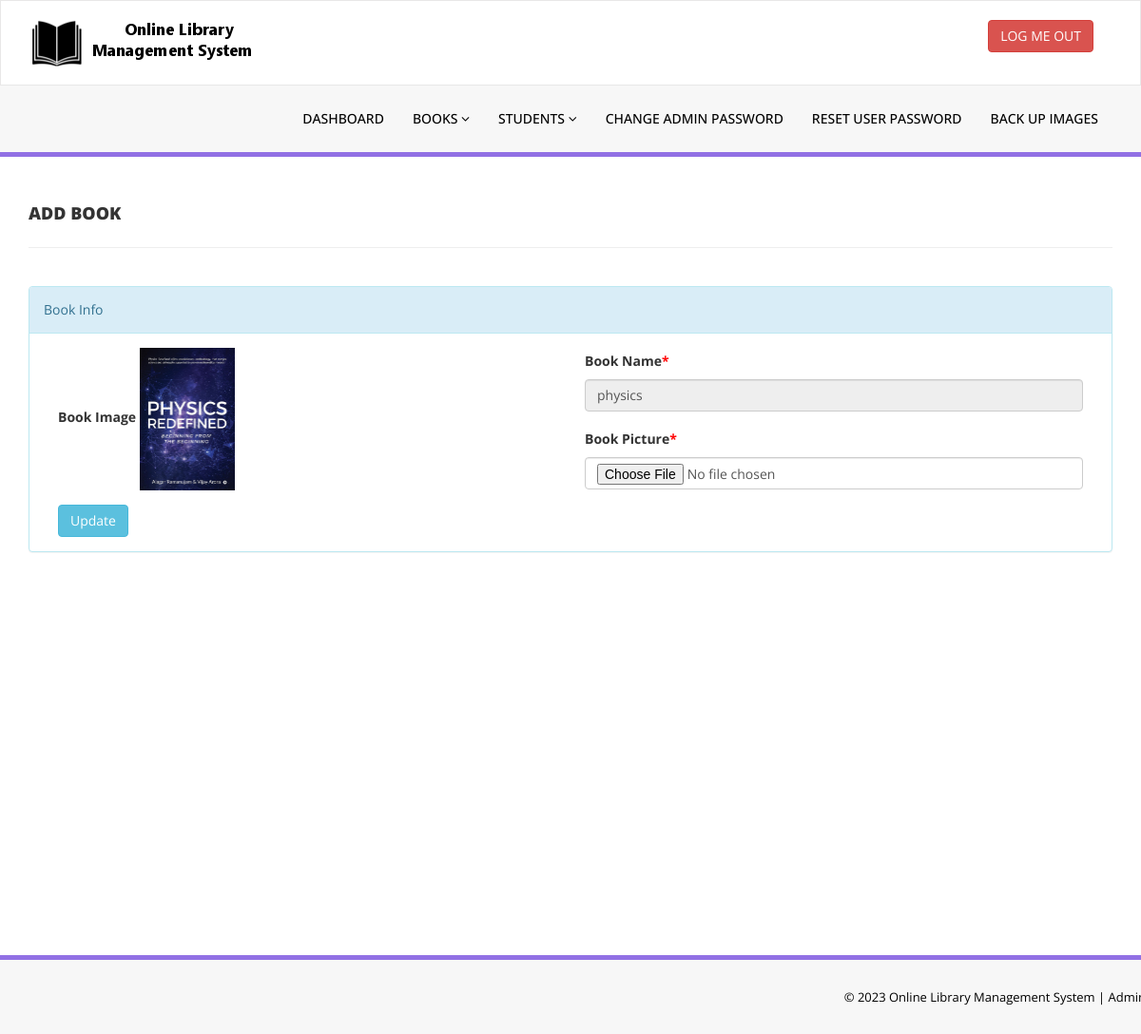
Page /admin/change-bookimg.php?bookid=3 (signed in) on the committed database.
### tables this page shows
CREATE TABLE `tblbooks` (
  `id` int(11) NOT NULL,
  `BookName` varchar(255) DEFAULT NULL,
  `CatId` int(11) DEFAULT NULL,
  `AuthorId` int(11) DEFAULT NULL,
  `ISBNNumber` varchar(25) DEFAULT NULL,
  `BookPrice` decimal(10,2) DEFAULT NULL,
  `bookImage` varchar(250) NOT NULL,
  `isIssued` int(1) DEFAULT NULL,
  `RegDate` timestamp NULL DEFAULT current_timestamp(),
  `UpdationDate` timestamp NULL DEFAULT NULL ON UPDATE current_timestamp()
);

### src/admin/change-bookimg.php (the view, shortened to what this page needs)
<?php
include('includes/config.php');
if(strlen($_SESSION['alogin'])==0)
    {
header('location:index.php');
}
else{
?>
<!DOCTYPE html>
<html xmlns="http://www.w3.org/1999/xhtml">
<head>
    <link href="assets/css/bootstrap.css" rel="stylesheet" />
    <link href="assets/css/font-awesome.css" rel="stylesheet" />
    <link href="assets/css/style.css" rel="stylesheet" />
</head>
<body>
<?php include('includes/header.php');?>
    <div class="content-wrapper">
         <div class="container">
        <div class="row pad-botm">
            <div class="col-md-12">
                <h4 class="header-line">Add Book</h4>
                            </div>
</div>
<div class="row">
<div class="col-md12 col-sm-12 col-xs-12">
<div class="panel panel-info">
<div class="panel-heading">
Book Info
</div>
<div class="panel-body">
<form role="form" method="post" enctype="multipart/form-data">
<?php
$bookid=intval($_GET['bookid']);
$sql = "SELECT tblbooks.BookName,tblbooks.id as bookid,tblbooks.bookImage from  tblbooks  where tblbooks.id=:bookid";
$query = $dbh -> prepare($sql);
$query->bindParam(':bookid',$bookid,PDO::PARAM_STR);
$query->execute();
$results=$query->fetchAll(PDO::FETCH_OBJ);
if($query->rowCount() > 0)
{
foreach($results as $result)
{               ?>
<div class="col-md-6">
<div class="form-group">
<label>Book Image</label>
<img src="bookimg/<?php echo htmlentities($result->bookImage);?>" width="100">
</div></div>
<div class="col-md-6">
<div class="form-group">
<label>Book Name<span style="color:red;">*</span></label>
<input class="form-control" type="text" name="bookname" value="<?php echo htmlentities($result->BookName);?>" readonly />
</div></div>
<div class="col-md-6">
 <div class="form-group">
 <label>Book Picture<span style="color:red;">*</span></label>
 <input class="form-control" type="file" name="bookpic" autocomplete="off"   required="required" />
 </div>
    </div>
 <?php }} ?><div class="col-md-12">
<button type="submit" name="update" class="btn btn-info">Update </button></div>
                                    </form>
                            </div>
                        </div>
                            </div>
        </div>
    </div>
    </div>
  <?php include('includes/footer.php');?>
</body>
</html>
<?php } ?>

### src/admin/assets/css/style.css (style rules this page uses)
.content-wrapper { margin-top: 40px; min-height:800px; padding-bottom:90px; }
.header-line { font-weight:900; padding-bottom:25px; border-bottom:1px solid #eeeeee; text-transform:uppercase; }
.pad-botm { padding-bottom:30px; }

### rows in the picture
tblbooks: bookImage (picture), bookname "physics"
